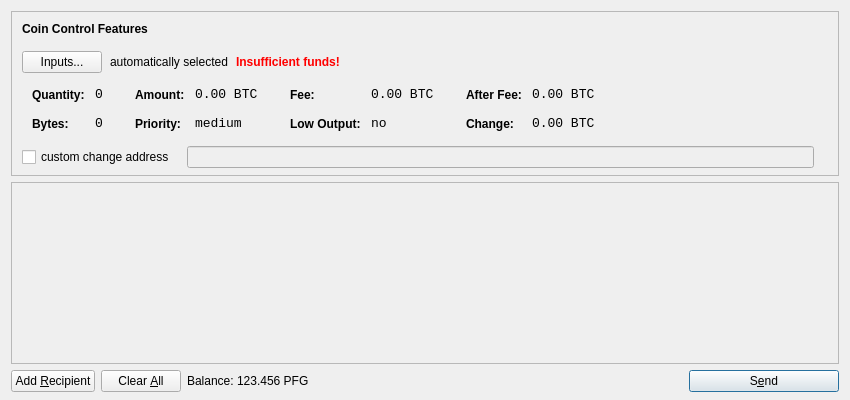
<?xml version="1.0" encoding="UTF-8"?>
<ui version="4.0">
 <class>SendCoinsDialog</class>
 <widget class="QDialog" name="SendCoinsDialog">
  <property name="geometry">
   <rect>
    <x>0</x>
    <y>0</y>
    <width>850</width>
    <height>400</height>
   </rect>
  </property>
  <property name="windowTitle">
   <string>Send Coins</string>
  </property>
  <layout class="QVBoxLayout" name="verticalLayout" stretch="0,1,0">
   <property name="bottomMargin">
    <number>8</number>
   </property>
   <item>
    <widget class="QFrame" name="frameCoinControl">
     <property name="sizePolicy">
      <sizepolicy hsizetype="Expanding" vsizetype="Expanding">
       <horstretch>0</horstretch>
       <verstretch>0</verstretch>
      </sizepolicy>
     </property>
     <property name="maximumSize">
      <size>
       <width>16777215</width>
       <height>16777215</height>
      </size>
     </property>
     <property name="frameShape">
      <enum>QFrame::StyledPanel</enum>
     </property>
     <property name="frameShadow">
      <enum>QFrame::Sunken</enum>
     </property>
     <layout class="QVBoxLayout" name="verticalLayoutCoinControl2">
      <property name="spacing">
       <number>-1</number>
      </property>
      <property name="leftMargin">
       <number>0</number>
      </property>
      <property name="topMargin">
       <number>0</number>
      </property>
      <property name="rightMargin">
       <number>0</number>
      </property>
      <property name="bottomMargin">
       <number>6</number>
      </property>
      <item>
       <layout class="QVBoxLayout" name="verticalLayoutCoinControl" stretch="0,0,0,0,1">
        <property name="spacing">
         <number>0</number>
        </property>
        <property name="leftMargin">
         <number>10</number>
        </property>
        <property name="topMargin">
         <number>10</number>
        </property>
        <item>
         <layout class="QHBoxLayout" name="horizontalLayoutCoinControl1">
          <property name="bottomMargin">
           <number>15</number>
          </property>
          <item>
           <widget class="QLabel" name="labelCoinControlFeatures">
            <property name="sizePolicy">
             <sizepolicy hsizetype="Preferred" vsizetype="Maximum">
              <horstretch>0</horstretch>
              <verstretch>0</verstretch>
             </sizepolicy>
            </property>
            <property name="font">
             <font>
              <weight>75</weight>
              <bold>true</bold>
             </font>
            </property>
            <property name="styleSheet">
             <string notr="true">font-weight:bold;</string>
            </property>
            <property name="text">
             <string>Coin Control Features</string>
            </property>
           </widget>
          </item>
         </layout>
        </item>
        <item>
         <layout class="QHBoxLayout" name="horizontalLayoutCoinControl2" stretch="0,0,0,0">
          <property name="spacing">
           <number>8</number>
          </property>
          <property name="bottomMargin">
           <number>10</number>
          </property>
          <item>
           <widget class="QPushButton" name="pushButtonCoinControl">
            <property name="styleSheet">
             <string notr="true"/>
            </property>
            <property name="text">
             <string>Inputs...</string>
            </property>
           </widget>
          </item>
          <item>
           <widget class="QLabel" name="labelCoinControlAutomaticallySelected">
            <property name="text">
             <string>automatically selected</string>
            </property>
            <property name="margin">
             <number>5</number>
            </property>
           </widget>
          </item>
          <item>
           <widget class="QLabel" name="labelCoinControlInsuffFunds">
            <property name="font">
             <font>
              <weight>75</weight>
              <bold>true</bold>
             </font>
            </property>
            <property name="styleSheet">
             <string notr="true">color:red;font-weight:bold;</string>
            </property>
            <property name="text">
             <string>Insufficient funds!</string>
            </property>
            <property name="margin">
             <number>5</number>
            </property>
           </widget>
          </item>
          <item>
           <spacer name="horizontalSpacerCoinControl">
            <property name="orientation">
             <enum>Qt::Horizontal</enum>
            </property>
            <property name="sizeHint" stdset="0">
             <size>
              <width>40</width>
              <height>1</height>
             </size>
            </property>
           </spacer>
          </item>
         </layout>
        </item>
        <item>
         <widget class="QWidget" name="widgetCoinControl" native="true">
          <property name="sizePolicy">
           <sizepolicy hsizetype="Preferred" vsizetype="Preferred">
            <horstretch>0</horstretch>
            <verstretch>0</verstretch>
           </sizepolicy>
          </property>
          <property name="minimumSize">
           <size>
            <width>0</width>
            <height>0</height>
           </size>
          </property>
          <property name="styleSheet">
           <string notr="true"/>
          </property>
          <layout class="QHBoxLayout" name="horizontalLayoutCoinControl5">
           <property name="margin">
            <number>0</number>
           </property>
           <item>
            <layout class="QHBoxLayout" name="horizontalLayoutCoinControl3" stretch="0,0,0,1">
             <property name="spacing">
              <number>20</number>
             </property>
             <property name="topMargin">
              <number>0</number>
             </property>
             <property name="bottomMargin">
              <number>10</number>
             </property>
             <item>
              <layout class="QFormLayout" name="formLayoutCoinControl1">
               <property name="horizontalSpacing">
                <number>10</number>
               </property>
               <property name="verticalSpacing">
                <number>14</number>
               </property>
               <property name="leftMargin">
                <number>10</number>
               </property>
               <property name="topMargin">
                <number>4</number>
               </property>
               <property name="rightMargin">
                <number>6</number>
               </property>
               <item row="0" column="0">
                <widget class="QLabel" name="labelCoinControlQuantityText">
                 <property name="styleSheet">
                  <string notr="true">font-weight:bold;</string>
                 </property>
                 <property name="text">
                  <string>Quantity:</string>
                 </property>
                 <property name="margin">
                  <number>0</number>
                 </property>
                </widget>
               </item>
               <item row="0" column="1">
                <widget class="QLabel" name="labelCoinControlQuantity">
                 <property name="font">
                  <font>
                   <family>Monospace</family>
                   <pointsize>10</pointsize>
                  </font>
                 </property>
                 <property name="cursor">
                  <cursorShape>IBeamCursor</cursorShape>
                 </property>
                 <property name="contextMenuPolicy">
                  <enum>Qt::ActionsContextMenu</enum>
                 </property>
                 <property name="text">
                  <string notr="true">0</string>
                 </property>
                 <property name="margin">
                  <number>0</number>
                 </property>
                 <property name="textInteractionFlags">
                  <set>Qt::LinksAccessibleByMouse|Qt::TextSelectableByKeyboard|Qt::TextSelectableByMouse</set>
                 </property>
                </widget>
               </item>
               <item row="1" column="0">
                <widget class="QLabel" name="labelCoinControlBytesText">
                 <property name="styleSheet">
                  <string notr="true">font-weight:bold;</string>
                 </property>
                 <property name="text">
                  <string>Bytes:</string>
                 </property>
                </widget>
               </item>
               <item row="1" column="1">
                <widget class="QLabel" name="labelCoinControlBytes">
                 <property name="font">
                  <font>
                   <family>Monospace</family>
                   <pointsize>10</pointsize>
                  </font>
                 </property>
                 <property name="cursor">
                  <cursorShape>IBeamCursor</cursorShape>
                 </property>
                 <property name="contextMenuPolicy">
                  <enum>Qt::ActionsContextMenu</enum>
                 </property>
                 <property name="text">
                  <string notr="true">0</string>
                 </property>
                 <property name="textInteractionFlags">
                  <set>Qt::LinksAccessibleByMouse|Qt::TextSelectableByKeyboard|Qt::TextSelectableByMouse</set>
                 </property>
                </widget>
               </item>
              </layout>
             </item>
             <item>
              <layout class="QFormLayout" name="formLayoutCoinControl2">
               <property name="horizontalSpacing">
                <number>10</number>
               </property>
               <property name="verticalSpacing">
                <number>14</number>
               </property>
               <property name="leftMargin">
                <number>6</number>
               </property>
               <property name="topMargin">
                <number>4</number>
               </property>
               <property name="rightMargin">
                <number>6</number>
               </property>
               <item row="0" column="0">
                <widget class="QLabel" name="labelCoinControlAmountText">
                 <property name="styleSheet">
                  <string notr="true">font-weight:bold;</string>
                 </property>
                 <property name="text">
                  <string>Amount:</string>
                 </property>
                 <property name="margin">
                  <number>0</number>
                 </property>
                </widget>
               </item>
               <item row="0" column="1">
                <widget class="QLabel" name="labelCoinControlAmount">
                 <property name="font">
                  <font>
                   <family>Monospace</family>
                   <pointsize>10</pointsize>
                  </font>
                 </property>
                 <property name="cursor">
                  <cursorShape>IBeamCursor</cursorShape>
                 </property>
                 <property name="contextMenuPolicy">
                  <enum>Qt::ActionsContextMenu</enum>
                 </property>
                 <property name="text">
                  <string notr="true">0.00 BTC</string>
                 </property>
                 <property name="textInteractionFlags">
                  <set>Qt::LinksAccessibleByMouse|Qt::TextSelectableByKeyboard|Qt::TextSelectableByMouse</set>
                 </property>
                </widget>
               </item>
               <item row="1" column="0">
                <widget class="QLabel" name="labelCoinControlPriorityText">
                 <property name="styleSheet">
                  <string notr="true">font-weight:bold;</string>
                 </property>
                 <property name="text">
                  <string>Priority:</string>
                 </property>
                </widget>
               </item>
               <item row="1" column="1">
                <widget class="QLabel" name="labelCoinControlPriority">
                 <property name="font">
                  <font>
                   <family>Monospace</family>
                   <pointsize>10</pointsize>
                  </font>
                 </property>
                 <property name="cursor">
                  <cursorShape>IBeamCursor</cursorShape>
                 </property>
                 <property name="contextMenuPolicy">
                  <enum>Qt::ActionsContextMenu</enum>
                 </property>
                 <property name="text">
                  <string>medium</string>
                 </property>
                 <property name="textInteractionFlags">
                  <set>Qt::LinksAccessibleByMouse|Qt::TextSelectableByKeyboard|Qt::TextSelectableByMouse</set>
                 </property>
                </widget>
               </item>
              </layout>
             </item>
             <item>
              <layout class="QFormLayout" name="formLayoutCoinControl3">
               <property name="horizontalSpacing">
                <number>10</number>
               </property>
               <property name="verticalSpacing">
                <number>14</number>
               </property>
               <property name="leftMargin">
                <number>6</number>
               </property>
               <property name="topMargin">
                <number>4</number>
               </property>
               <property name="rightMargin">
                <number>6</number>
               </property>
               <item row="0" column="0">
                <widget class="QLabel" name="labelCoinControlFeeText">
                 <property name="styleSheet">
                  <string notr="true">font-weight:bold;</string>
                 </property>
                 <property name="text">
                  <string>Fee:</string>
                 </property>
                 <property name="margin">
                  <number>0</number>
                 </property>
                </widget>
               </item>
               <item row="0" column="1">
                <widget class="QLabel" name="labelCoinControlFee">
                 <property name="font">
                  <font>
                   <family>Monospace</family>
                   <pointsize>10</pointsize>
                  </font>
                 </property>
                 <property name="cursor">
                  <cursorShape>IBeamCursor</cursorShape>
                 </property>
                 <property name="contextMenuPolicy">
                  <enum>Qt::ActionsContextMenu</enum>
                 </property>
                 <property name="text">
                  <string notr="true">0.00 BTC</string>
                 </property>
                 <property name="textInteractionFlags">
                  <set>Qt::LinksAccessibleByMouse|Qt::TextSelectableByKeyboard|Qt::TextSelectableByMouse</set>
                 </property>
                </widget>
               </item>
               <item row="1" column="0">
                <widget class="QLabel" name="labelCoinControlLowOutputText">
                 <property name="styleSheet">
                  <string notr="true">font-weight:bold;</string>
                 </property>
                 <property name="text">
                  <string>Low Output:</string>
                 </property>
                </widget>
               </item>
               <item row="1" column="1">
                <widget class="QLabel" name="labelCoinControlLowOutput">
                 <property name="font">
                  <font>
                   <family>Monospace</family>
                   <pointsize>10</pointsize>
                  </font>
                 </property>
                 <property name="cursor">
                  <cursorShape>IBeamCursor</cursorShape>
                 </property>
                 <property name="contextMenuPolicy">
                  <enum>Qt::ActionsContextMenu</enum>
                 </property>
                 <property name="text">
                  <string>no</string>
                 </property>
                 <property name="textInteractionFlags">
                  <set>Qt::LinksAccessibleByMouse|Qt::TextSelectableByKeyboard|Qt::TextSelectableByMouse</set>
                 </property>
                </widget>
               </item>
              </layout>
             </item>
             <item>
              <layout class="QFormLayout" name="formLayoutCoinControl4">
               <property name="horizontalSpacing">
                <number>10</number>
               </property>
               <property name="verticalSpacing">
                <number>14</number>
               </property>
               <property name="leftMargin">
                <number>6</number>
               </property>
               <property name="topMargin">
                <number>4</number>
               </property>
               <property name="rightMargin">
                <number>6</number>
               </property>
               <item row="0" column="0">
                <widget class="QLabel" name="labelCoinControlAfterFeeText">
                 <property name="styleSheet">
                  <string notr="true">font-weight:bold;</string>
                 </property>
                 <property name="text">
                  <string>After Fee:</string>
                 </property>
                 <property name="margin">
                  <number>0</number>
                 </property>
                </widget>
               </item>
               <item row="0" column="1">
                <widget class="QLabel" name="labelCoinControlAfterFee">
                 <property name="font">
                  <font>
                   <family>Monospace</family>
                   <pointsize>10</pointsize>
                  </font>
                 </property>
                 <property name="cursor">
                  <cursorShape>IBeamCursor</cursorShape>
                 </property>
                 <property name="contextMenuPolicy">
                  <enum>Qt::ActionsContextMenu</enum>
                 </property>
                 <property name="text">
                  <string notr="true">0.00 BTC</string>
                 </property>
                 <property name="textInteractionFlags">
                  <set>Qt::LinksAccessibleByMouse|Qt::TextSelectableByKeyboard|Qt::TextSelectableByMouse</set>
                 </property>
                </widget>
               </item>
               <item row="1" column="0">
                <widget class="QLabel" name="labelCoinControlChangeText">
                 <property name="styleSheet">
                  <string notr="true">font-weight:bold;</string>
                 </property>
                 <property name="text">
                  <string>Change:</string>
                 </property>
                </widget>
               </item>
               <item row="1" column="1">
                <widget class="QLabel" name="labelCoinControlChange">
                 <property name="font">
                  <font>
                   <family>Monospace</family>
                   <pointsize>10</pointsize>
                  </font>
                 </property>
                 <property name="cursor">
                  <cursorShape>IBeamCursor</cursorShape>
                 </property>
                 <property name="contextMenuPolicy">
                  <enum>Qt::ActionsContextMenu</enum>
                 </property>
                 <property name="text">
                  <string notr="true">0.00 BTC</string>
                 </property>
                 <property name="textInteractionFlags">
                  <set>Qt::LinksAccessibleByMouse|Qt::TextSelectableByKeyboard|Qt::TextSelectableByMouse</set>
                 </property>
                </widget>
               </item>
              </layout>
             </item>
            </layout>
           </item>
          </layout>
         </widget>
        </item>
        <item>
         <layout class="QHBoxLayout" name="horizontalLayoutCoinControl4" stretch="0,0,0">
          <property name="spacing">
           <number>12</number>
          </property>
          <property name="sizeConstraint">
           <enum>QLayout::SetDefaultConstraint</enum>
          </property>
          <property name="topMargin">
           <number>5</number>
          </property>
          <property name="rightMargin">
           <number>5</number>
          </property>
          <item>
           <widget class="QCheckBox" name="checkBoxCoinControlChange">
            <property name="text">
             <string>custom change address</string>
            </property>
           </widget>
          </item>
          <item>
           <widget class="QLineEdit" name="lineEditCoinControlChange">
            <property name="enabled">
             <bool>false</bool>
            </property>
            <property name="sizePolicy">
             <sizepolicy hsizetype="Expanding" vsizetype="Fixed">
              <horstretch>0</horstretch>
              <verstretch>0</verstretch>
             </sizepolicy>
            </property>
           </widget>
          </item>
          <item>
           <widget class="QLabel" name="labelCoinControlChangeLabel">
            <property name="sizePolicy">
             <sizepolicy hsizetype="Preferred" vsizetype="Expanding">
              <horstretch>0</horstretch>
              <verstretch>0</verstretch>
             </sizepolicy>
            </property>
            <property name="minimumSize">
             <size>
              <width>0</width>
              <height>0</height>
             </size>
            </property>
            <property name="text">
             <string/>
            </property>
            <property name="margin">
             <number>3</number>
            </property>
           </widget>
          </item>
         </layout>
        </item>
        <item>
         <spacer name="verticalSpacerCoinControl">
          <property name="orientation">
           <enum>Qt::Vertical</enum>
          </property>
          <property name="sizeHint" stdset="0">
           <size>
            <width>800</width>
            <height>1</height>
           </size>
          </property>
         </spacer>
        </item>
       </layout>
      </item>
     </layout>
    </widget>
   </item>
   <item>
    <widget class="QScrollArea" name="scrollArea">
     <property name="widgetResizable">
      <bool>true</bool>
     </property>
     <widget class="QWidget" name="scrollAreaWidgetContents">
      <property name="geometry">
       <rect>
        <x>0</x>
        <y>0</y>
        <width>830</width>
        <height>165</height>
       </rect>
      </property>
      <layout class="QVBoxLayout" name="verticalLayout_2">
       <property name="margin">
        <number>0</number>
       </property>
       <item>
        <layout class="QVBoxLayout" name="entries">
         <property name="spacing">
          <number>6</number>
         </property>
        </layout>
       </item>
       <item>
        <spacer name="verticalSpacer">
         <property name="orientation">
          <enum>Qt::Vertical</enum>
         </property>
         <property name="sizeHint" stdset="0">
          <size>
           <width>20</width>
           <height>40</height>
          </size>
         </property>
        </spacer>
       </item>
      </layout>
     </widget>
    </widget>
   </item>
   <item>
    <layout class="QHBoxLayout" name="horizontalLayout">
     <item>
      <widget class="QPushButton" name="addButton">
       <property name="toolTip">
        <string>Send to multiple recipients at once</string>
       </property>
       <property name="text">
        <string>Add &amp;Recipient</string>
       </property>
       <property name="icon">
        <iconset resource="../bitcoin.qrc">
         <normaloff>:/icons/add</normaloff>:/icons/add</iconset>
       </property>
       <property name="autoDefault">
        <bool>false</bool>
       </property>
      </widget>
     </item>
     <item>
      <widget class="QPushButton" name="clearButton">
       <property name="sizePolicy">
        <sizepolicy hsizetype="Minimum" vsizetype="Fixed">
         <horstretch>0</horstretch>
         <verstretch>0</verstretch>
        </sizepolicy>
       </property>
       <property name="toolTip">
        <string>Remove all transaction fields</string>
       </property>
       <property name="text">
        <string>Clear &amp;All</string>
       </property>
       <property name="icon">
        <iconset resource="../bitcoin.qrc">
         <normaloff>:/icons/remove</normaloff>:/icons/remove</iconset>
       </property>
       <property name="autoRepeatDelay">
        <number>300</number>
       </property>
       <property name="autoDefault">
        <bool>false</bool>
       </property>
      </widget>
     </item>
     <item>
      <layout class="QHBoxLayout" name="horizontalLayout_2">
       <property name="spacing">
        <number>3</number>
       </property>
       <item>
        <widget class="QLabel" name="label">
         <property name="text">
          <string>Balance:</string>
         </property>
        </widget>
       </item>
       <item>
        <widget class="QLabel" name="labelBalance">
         <property name="cursor">
          <cursorShape>IBeamCursor</cursorShape>
         </property>
         <property name="text">
          <string>123.456 PFG</string>
         </property>
         <property name="textInteractionFlags">
          <set>Qt::LinksAccessibleByMouse|Qt::TextSelectableByKeyboard|Qt::TextSelectableByMouse</set>
         </property>
        </widget>
       </item>
      </layout>
     </item>
     <item>
      <spacer name="horizontalSpacer">
       <property name="orientation">
        <enum>Qt::Horizontal</enum>
       </property>
       <property name="sizeHint" stdset="0">
        <size>
         <width>40</width>
         <height>20</height>
        </size>
       </property>
      </spacer>
     </item>
     <item>
      <widget class="QPushButton" name="sendButton">
       <property name="minimumSize">
        <size>
         <width>150</width>
         <height>0</height>
        </size>
       </property>
       <property name="toolTip">
        <string>Confirm the send action</string>
       </property>
       <property name="text">
        <string>S&amp;end</string>
       </property>
       <property name="icon">
        <iconset resource="../bitcoin.qrc">
         <normaloff>:/icons/send</normaloff>:/icons/send</iconset>
       </property>
       <property name="default">
        <bool>true</bool>
       </property>
      </widget>
     </item>
    </layout>
   </item>
  </layout>
 </widget>
 <resources>
  <include location="../bitcoin.qrc"/>
 </resources>
 <connections/>
</ui>
